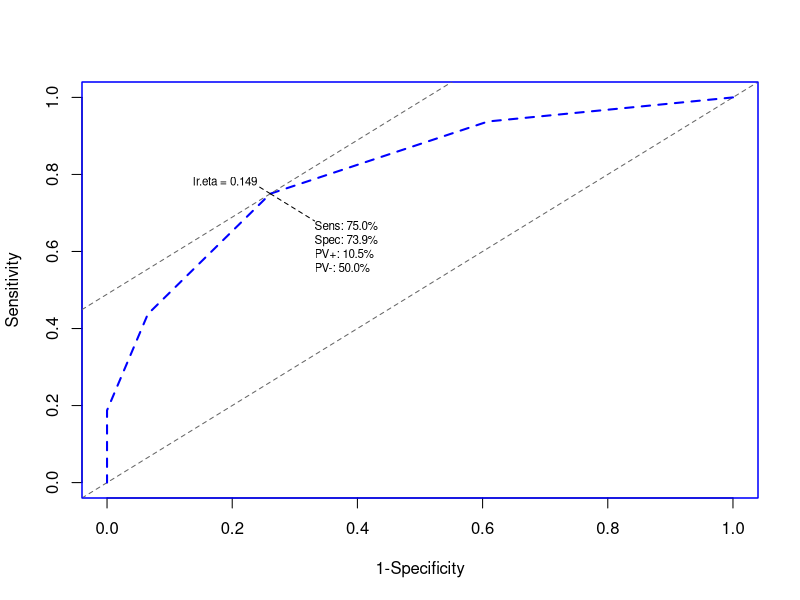
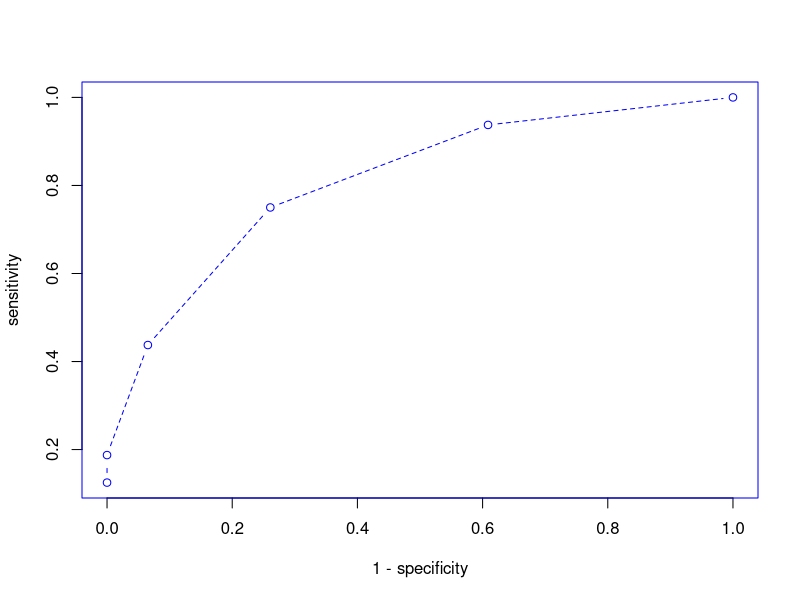

The R source for these figures, in order:
## ---- chunk 1
DN <- c(0,0,3,9,16,18)
DY <- c(2,1,4,5,3,1)
a <- sum(DY[1:4])
b <- sum(DN[1:4])
c <- sum(DY[5:6])
d <- sum(DN[5:6])
diagnosis <- as.table(matrix(c(a,b,c,d), ncol=2, byrow=TRUE))
dimnames(diagnosis) <- list(CMMS=c("Less", "More"), ClinicDiagnosis=c("DementedN","DementedY"))
diagnosis

sensitivity <- function(M){
  sen <- M[1,1]/sum(M[, 1])
  cat("The sensitivity is", sen, "\n")
} 
sensitivity(diagnosis)

specificity <- function(M){
  spe <- M[2,2]/sum(M[, 2])
  cat("The specificity is", spe, "\n")
} 
specificity(diagnosis)
## ---- chunk 2
DN <- c(0,0,3,9,16,18,0)
DY <- c(2,1,4,5,3,1,0)
TableSS <- function(n){
  a <- sum(DY[1:n])
  b <- sum(DN[1:n])
  c <- sum(DY[(n+1):7])
  d <- sum(DN[(n+1):7])
  M <- as.table(matrix(c(a,b,c,d), ncol=2, byrow=TRUE))
  sen <- M[1,1]/sum(M[, 1])
  spe <- M[2,2]/sum(M[, 2])
  return(list(sen, spe))
}
library(purrr)
result1 <- unlist(map(1:6, TableSS))

css1 <- as.table(matrix(result1, nrow=2))
dimnames(css1) <- list( Attributes=c( "sensitivity","specificity"),  The_cut_off_value_for_CMMS_Score= c("5","10","15","20","25","30"))
css1
## ---- chunk 3
DN <- c(0,0,3,9,16,18,0)
DY <- c(2,1,4,5,3,1,0)
TableNP <- function(n){
  a <- sum(DY[1:n])
  b <- sum(DN[1:n])
  c <- sum(DY[(n+1):7])
  d <- sum(DN[(n+1):7])
  M <- as.table(matrix(c(a,b,c,d), ncol=2, byrow=TRUE))
  fnr <- M[2,1]/sum(M[, 1])
  fpr <- M[1,2]/sum(M[, 2])
  return(list(fnr, fpr))
}
result2 <- unlist(map(1:6, TableNP))
css2 <- as.table(matrix(result2, nrow=2))
dimnames(css2) <- list( Attributes=c( "FNR","FPR"),  The_cut_off_value_for_CMMS_Score= c("5","10","15","20","25","30"))
css2

## ---- chunk 4
library(Epi) #load library
DN <- c(0,0,3,9,16,18)
DY <- c(2,1,4,5,3,1)
cutoff <- seq(5,30, by=5)
DementY <- rep(cutoff, DY)
y <- DementY
y[] <- 1
DementX <- rep(cutoff, DN)
x <- DementX
x[] <- 0
DemInf <- c(x,y)
CMMS <- c(DementX, DementY)
DemCMMS <- as.data.frame(cbind(CMMS,DemInf))
par(col = "blue", lty = 2)
ROC(form = DemInf~CMMS, data = DemCMMS, plot = "ROC", PV = T, MI = F, grid = F, AUC = F)

library(pROC)
auc(DemInf, CMMS)

## ---- chunk 5
sensitivity <- css1[1,]
specificity <- css1[2,]
plot(1-specificity, sensitivity, type = "b")

part.auc <- function(a){
  s <- 1/2*(sensitivity[a]+sensitivity[a+1])*(specificity[a]-specificity[a+1])  
}
n <- 1:5
unlist(map(n, part.auc))

trapezoid <- sum(unlist(map(n, part.auc)))
trapezoid

## ---- chunk 6
DN <- c(0,0,3,9,16,18,0)
DY <- c(2,1,4,5,3,1,0)
TablePV <- function(n){
  a <- sum(DY[1:n])
  b <- sum(DN[1:n])
  c <- sum(DY[(n+1):7])
  d <- sum(DN[(n+1):7])
  M <- as.table(matrix(c(a,b,c,d), ncol=2, byrow=TRUE))
  ppv <- M[1,1]/sum(M[1, ])
  npv <- M[2,2]/sum(M[2, ])
  return(list(ppv, npv))
}
result3 <- unlist(map(1:4, TablePV))
css3 <- as.table(matrix(result3, nrow=2))
dimnames(css3) <- list( Attributes=c( "PPV","NPV"),  The_cut_off_value_for_CMMS_Score= c("5","10","15","20"))
css3
sensitivity <- css1[1,]
specificity <- css1[2,]
PPV_10 <- sensitivity*0.1/((sensitivity*0.1)+(1-specificity)*0.9)
PPV_40 <- sensitivity*0.4/((sensitivity*0.4)+(1-specificity)*0.6)
NPV_10 <- specificity*0.9/((1-sensitivity)*0.1+specificity*0.9)
NPV_40 <- specificity*0.6/((1-sensitivity)*0.4+specificity*0.6)
rbind( PPV_10, css3["PPV",], PPV_40, NPV_10, css3["NPV",], NPV_40)

## ---- chunk 7
LR_plus <- sensitivity/(1-specificity)
LR_minus <- (1-sensitivity)/specificity
LR <- as.table(matrix(c(LR_plus, LR_minus), nrow=2, byrow=TRUE))
dimnames(LR) <- list(Attributes=c("LR+", "LR-"), The_cut_off_value_for_CMMS_Score= c("5","10","15","20","25","30"))
LR
## ---- chunk 8
prior_odd <- 0.3 
prior_p <- prior_odd/(1+prior_odd)
postior_odd_D <- prior_odd * LR_plus
postior_odd_N <- (1-prior_p)/prior_p * 1/LR_minus
postior_odd_D; postior_odd_N
